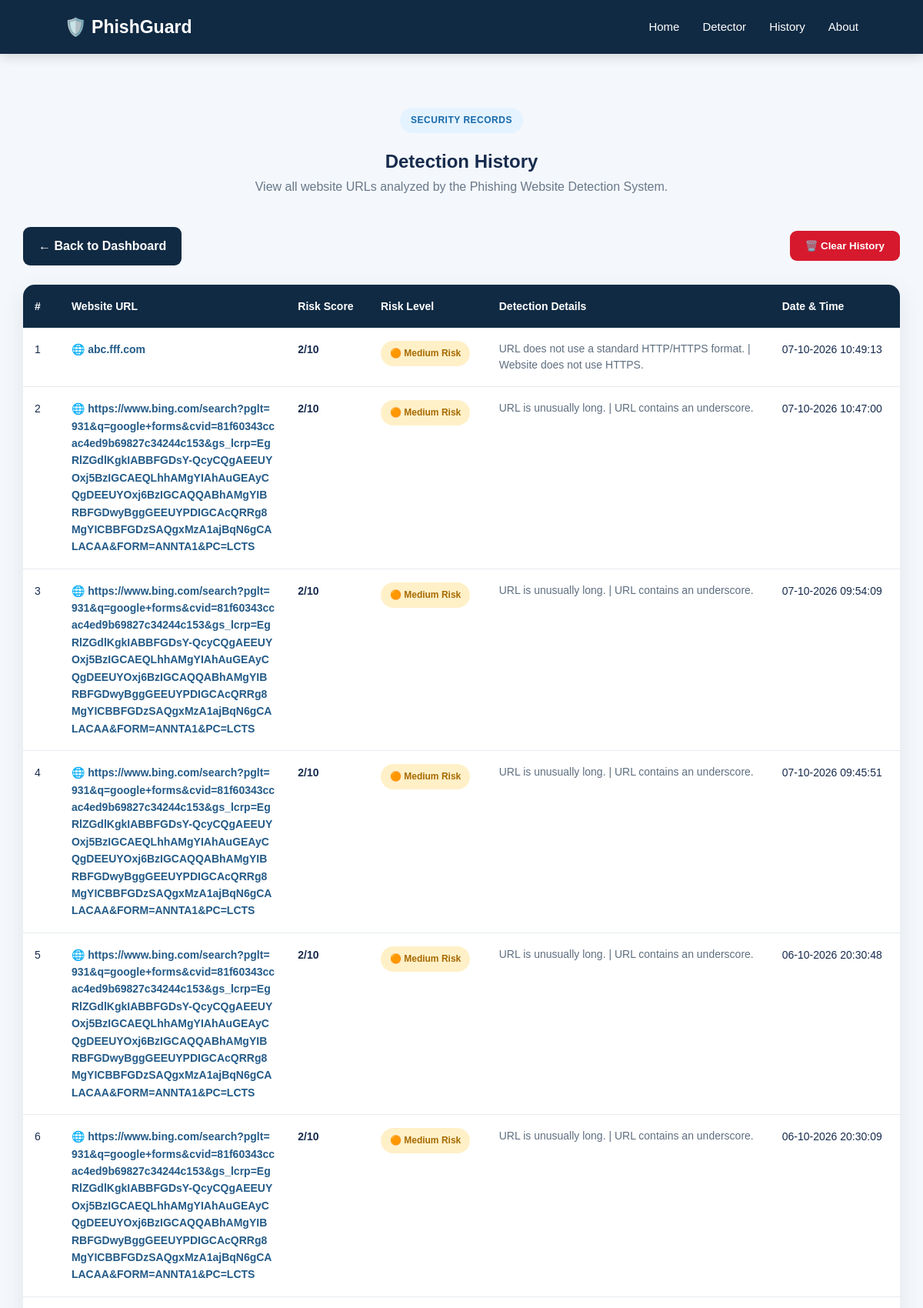
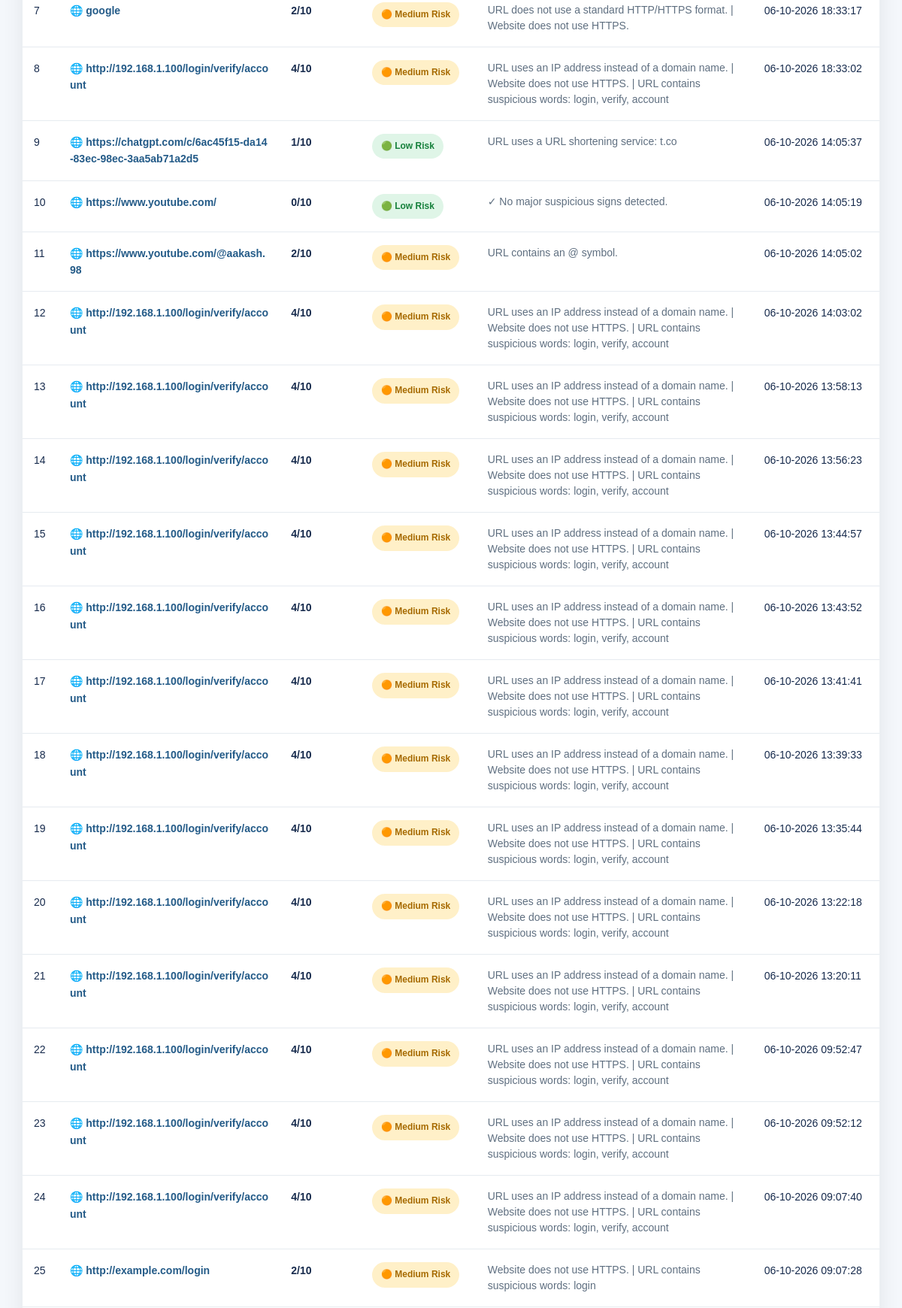
The app's page /history (upper part) with its own data (2 pictures, top to bottom).
### tables this page shows
CREATE TABLE checks (

            id INTEGER PRIMARY KEY AUTOINCREMENT,

            url TEXT NOT NULL,

            score INTEGER NOT NULL,

            risk TEXT NOT NULL,

            status TEXT NOT NULL,

            reasons TEXT,

            checked_at TEXT NOT NULL

        );

### app.py (the view)
@app.route("/history")
def history():
    conn = get_db_connection()
    all_checks = conn.execute("""

        SELECT *
        FROM checks
        ORDER BY id DESC

    """).fetchall()
    conn.close()
    return render_template(
        "history.html",
        checks=all_checks
    )

### app.py (called while the page is built)
def get_db_connection():
    conn = sqlite3.connect(DATABASE)
    conn.row_factory = sqlite3.Row
    return conn

### templates/history.html (shortened to what this page needs)
<!DOCTYPE html>
<html lang="en">
<head>
    <link rel="stylesheet"
          href="{{ url_for('static', filename='css/style.css') }}">
</head>
<body>
<nav class="navbar">
    <div class="logo">
        🛡️ PhishGuard
    </div>
    <div class="nav-links">
        <a href="/">
            Home
        </a>
        <a href="/#detector">
            Detector
        </a>
        <a href="/history">
            History
        </a>
        <a href="/#about">
            About
        </a>
    </div>
</nav>
<section class="history-page">
    <div class="section-heading">
        <span class="section-label">
            SECURITY RECORDS
        </span>
        <h1>
            Detection History
        </h1>
        <p>
            View all website URLs analyzed by the
            Phishing Website Detection System.
        </p>
    </div>
    <div class="history-actions">
        <a href="/"
           class="back-button">
            ← Back to Dashboard
        </a>
        {% if checks %}
        <form action="/clear-history"
              method="POST"
              onsubmit="return confirm('Are you sure you want to delete all detection history?');">
            <button type="submit"
                    class="clear-button">
                🗑️ Clear History
            </button>
        </form>
        {% endif %}
    </div>
    {% if checks %}
    <div class="history-table-container">
        <table class="history-table">
            <thead>
                <tr>
                    <th>
                        #
                    </th>
                    <th>
                        Website URL
                    </th>
                    <th>
                        Risk Score
                    </th>
                    <th>
                        Risk Level
                    </th>
                    <th>
                        Detection Details
                    </th>
                    <th>
                        Date & Time
                    </th>
                </tr>
            </thead>
            <tbody>
                {% for check in checks %}
                <tr>
                    <td>
                        {{ loop.index }}
                    </td>
                    <td class="history-url">
                        🌐
                        {{ check["url"] }}
                    </td>
                    <td>
                        <strong>
                            {{ check["score"] }}/10
                        </strong>
                    </td>
                    <td>
                        {% if check["risk"] == "High" %}
                        <span class="history-risk high-risk">
                            🔴 High Risk
                        </span>
                        {% elif check["risk"] == "Medium" %}
                        <span class="history-risk medium-risk">
                            🟠 Medium Risk
                        </span>
                        {% else %}
                        <span class="history-risk low-risk">
                            🟢 Low Risk
                        </span>
                        {% endif %}
                    </td>
                    <td class="history-reasons">
                        {% if check["reasons"] %}
                            {{ check["reasons"] }}
                        {% else %}
                            ✓ No major suspicious signs detected.
                        {% endif %}
                    </td>
                    <td>
                        {{ check["checked_at"] }}
                    </td>
                </tr>
                {% endfor %}
            </tbody>
        </table>
    </div>
    {% endif %}
</section>
</body>
</html>

### static/css/style.css (style rules this page uses)
* { box-sizing: border-box; margin: 0; padding: 0; }
html { scroll-behavior: smooth; }
body { font-family: Arial, sans-serif; background: #f4f7fb; color: #172b4d; line-height: 1.6; }
.navbar { position: sticky; top: 0; z-index: 1000; height: 70px; background: #102a43; color: white; display: flex; align-items: center; justify-content: space-between; padding: 0 7%; box-shadow: 0 3px 15px rgba(0,0,0,0.15); }
.logo { font-size: 23px; font-weight: bold; }
.nav-links { display: flex; gap: 30px; }
.nav-links a { color: white; text-decoration: none; font-size: 15px; }
.badge, .section-label { display: inline-block; background: #e4f3ff; color: #1769aa; padding: 7px 14px; border-radius: 20px; font-size: 12px; font-weight: bold; letter-spacing: 0.5px; margin-bottom: 18px; }
section { scroll-margin-top: 85px; }
.section-heading { text-align: center; max-width: 750px; margin: 0 auto 40px; }
.section-heading p { color: #68788a; }
.medium-risk { background: #fff0c8; color: #a66a00; }
.low-risk { background: #dff5e7; color: #16803c; }
.history-page { max-width: 1400px; margin: auto; padding: 70px 30px; min-height: 75vh; }
.history-actions { display: flex; justify-content: space-between; align-items: center; margin-bottom: 25px; }
.back-button { display: inline-block; background: #102a43; color: white; padding: 12px 20px; border-radius: 9px; text-decoration: none; font-weight: bold; }
.clear-button { background: #d7192d; color: white; border: none; padding: 12px 20px; border-radius: 9px; font-weight: bold; cursor: pointer; }
.history-table-container { background: white; border-radius: 15px; overflow-x: auto; box-shadow: 0 8px 30px rgba(0,0,0,0.08); }
.history-table { width: 100%; border-collapse: collapse; min-width: 1050px; }
.history-table th { background: #102a43; color: white; text-align: left; padding: 17px 15px; font-size: 14px; }
.history-table td { padding: 17px 15px; border-bottom: 1px solid #e6ebf0; vertical-align: top; font-size: 14px; }
.history-url { max-width: 280px; word-break: break-all; font-weight: bold; color: #245b88; }
.history-reasons { max-width: 350px; color: #5f6f80; line-height: 1.5; }
.history-risk { display: inline-block; padding: 7px 12px; border-radius: 20px; font-size: 12px; font-weight: bold; white-space: nowrap; }

### records on screen
checks: url "abc.fff.com", score "2", risk "🟠 Medium Risk", reasons "URL does not use a standard HTTP/HTTPS format. | Website does not use HTTPS.", checked_at "07-10-2026 10:49:13"
checks: url "https://www.bing.com/search?pglt=931&q=google+forms&cvid=81f60343ccac4ed9b69827c34244c153&gs_lcrp=EgRlZGdlKgkIABBFGDsY-QcyCQgAEEUYOxj5BzIGCAEQLhhAMgYIAhAuGEAyCQgDEEUYOxj6BzIGCAQQABhAMgYIBRBFGDwyBggGEEUYPDIGCAcQRRg8MgYICBBFGDzSAQgxMzA1ajBqN6gCALACAA&FORM=ANNTA1&PC=LCTS", score "2", risk "🟠 Medium Risk", reasons "URL is unusually long. | URL contains an underscore.", checked_at "07-10-2026 10:47:00"
checks: url "https://www.bing.com/search?pglt=931&q=google+forms&cvid=81f60343ccac4ed9b69827c34244c153&gs_lcrp=EgRlZGdlKgkIABBFGDsY-QcyCQgAEEUYOxj5BzIGCAEQLhhAMgYIAhAuGEAyCQgDEEUYOxj6BzIGCAQQABhAMgYIBRBFGDwyBggGEEUYPDIGCAcQRRg8MgYICBBFGDzSAQgxMzA1ajBqN6gCALACAA&FORM=ANNTA1&PC=LCTS", score "2", risk "🟠 Medium Risk", reasons "URL is unusually long. | URL contains an underscore.", checked_at "07-10-2026 09:54:09"
checks: url "https://www.bing.com/search?pglt=931&q=google+forms&cvid=81f60343ccac4ed9b69827c34244c153&gs_lcrp=EgRlZGdlKgkIABBFGDsY-QcyCQgAEEUYOxj5BzIGCAEQLhhAMgYIAhAuGEAyCQgDEEUYOxj6BzIGCAQQABhAMgYIBRBFGDwyBggGEEUYPDIGCAcQRRg8MgYICBBFGDzSAQgxMzA1ajBqN6gCALACAA&FORM=ANNTA1&PC=LCTS", score "2", risk "🟠 Medium Risk", reasons "URL is unusually long. | URL contains an underscore.", checked_at "07-10-2026 09:45:51"
checks: url "https://www.bing.com/search?pglt=931&q=google+forms&cvid=81f60343ccac4ed9b69827c34244c153&gs_lcrp=EgRlZGdlKgkIABBFGDsY-QcyCQgAEEUYOxj5BzIGCAEQLhhAMgYIAhAuGEAyCQgDEEUYOxj6BzIGCAQQABhAMgYIBRBFGDwyBggGEEUYPDIGCAcQRRg8MgYICBBFGDzSAQgxMzA1ajBqN6gCALACAA&FORM=ANNTA1&PC=LCTS", score "2", risk "🟠 Medium Risk", reasons "URL is unusually long. | URL contains an underscore.", checked_at "06-10-2026 20:30:48"
checks: url "https://www.bing.com/search?pglt=931&q=google+forms&cvid=81f60343ccac4ed9b69827c34244c153&gs_lcrp=EgRlZGdlKgkIABBFGDsY-QcyCQgAEEUYOxj5BzIGCAEQLhhAMgYIAhAuGEAyCQgDEEUYOxj6BzIGCAQQABhAMgYIBRBFGDwyBggGEEUYPDIGCAcQRRg8MgYICBBFGDzSAQgxMzA1ajBqN6gCALACAA&FORM=ANNTA1&PC=LCTS", score "2", risk "🟠 Medium Risk", reasons "URL is unusually long. | URL contains an underscore.", checked_at "06-10-2026 20:30:09"
checks: url "google", score "2", risk "🟠 Medium Risk", reasons "URL does not use a standard HTTP/HTTPS format. | Website does not use HTTPS.", checked_at "06-10-2026 18:33:17"
checks: url "http://192.168.1.100/login/verify/account", score "4", risk "🟠 Medium Risk", reasons "URL uses an IP address instead of a domain name. | Website does not use HTTPS. | URL contains suspicious words: login, verify, account", checked_at "06-10-2026 18:33:02"
checks: url "https://chatgpt.com/c/6ac45f15-da14-83ec-98ec-3aa5ab71a2d5", score "1", risk "🟢 Low Risk", reasons "URL uses a URL shortening service: t.co", checked_at "06-10-2026 14:05:37"
checks: url "https://www.youtube.com/", score "0", risk "🟢 Low Risk", reasons "✓ No major suspicious signs detected.", checked_at "06-10-2026 14:05:19"
checks: url "https://www.youtube.com/@aakash.98", score "2", risk "🟠 Medium Risk", reasons "URL contains an @ symbol.", checked_at "06-10-2026 14:05:02"
checks: url "http://192.168.1.100/login/verify/account", score "4", risk "🟠 Medium Risk", reasons "URL uses an IP address instead of a domain name. | Website does not use HTTPS. | URL contains suspicious words: login, verify, account", checked_at "06-10-2026 14:03:02"
checks: url "http://192.168.1.100/login/verify/account", score "4", risk "🟠 Medium Risk", reasons "URL uses an IP address instead of a domain name. | Website does not use HTTPS. | URL contains suspicious words: login, verify, account", checked_at "06-10-2026 13:58:13"
checks: url "http://192.168.1.100/login/verify/account", score "4", risk "🟠 Medium Risk", reasons "URL uses an IP address instead of a domain name. | Website does not use HTTPS. | URL contains suspicious words: login, verify, account", checked_at "06-10-2026 13:56:23"
checks: url "http://192.168.1.100/login/verify/account", score "4", risk "🟠 Medium Risk", reasons "URL uses an IP address instead of a domain name. | Website does not use HTTPS. | URL contains suspicious words: login, verify, account", checked_at "06-10-2026 13:44:57"
checks: url "http://192.168.1.100/login/verify/account", score "4", risk "🟠 Medium Risk", reasons "URL uses an IP address instead of a domain name. | Website does not use HTTPS. | URL contains suspicious words: login, verify, account", checked_at "06-10-2026 13:43:52"
checks: url "http://192.168.1.100/login/verify/account", score "4", risk "🟠 Medium Risk", reasons "URL uses an IP address instead of a domain name. | Website does not use HTTPS. | URL contains suspicious words: login, verify, account", checked_at "06-10-2026 13:41:41"
checks: url "http://192.168.1.100/login/verify/account", score "4", risk "🟠 Medium Risk", reasons "URL uses an IP address instead of a domain name. | Website does not use HTTPS. | URL contains suspicious words: login, verify, account", checked_at "06-10-2026 13:39:33"
checks: url "http://192.168.1.100/login/verify/account", score "4", risk "🟠 Medium Risk", reasons "URL uses an IP address instead of a domain name. | Website does not use HTTPS. | URL contains suspicious words: login, verify, account", checked_at "06-10-2026 13:35:44"
checks: url "http://192.168.1.100/login/verify/account", score "4", risk "🟠 Medium Risk", reasons "URL uses an IP address instead of a domain name. | Website does not use HTTPS. | URL contains suspicious words: login, verify, account", checked_at "06-10-2026 13:22:18"
checks: url "http://192.168.1.100/login/verify/account", score "4", risk "🟠 Medium Risk", reasons "URL uses an IP address instead of a domain name. | Website does not use HTTPS. | URL contains suspicious words: login, verify, account", checked_at "06-10-2026 13:20:11"
checks: url "http://192.168.1.100/login/verify/account", score "4", risk "🟠 Medium Risk", reasons "URL uses an IP address instead of a domain name. | Website does not use HTTPS. | URL contains suspicious words: login, verify, account", checked_at "06-10-2026 09:52:47"
checks: url "http://192.168.1.100/login/verify/account", score "4", risk "🟠 Medium Risk", reasons "URL uses an IP address instead of a domain name. | Website does not use HTTPS. | URL contains suspicious words: login, verify, account", checked_at "06-10-2026 09:52:12"
checks: url "http://192.168.1.100/login/verify/account", score "4", risk "🟠 Medium Risk", reasons "URL uses an IP address instead of a domain name. | Website does not use HTTPS. | URL contains suspicious words: login, verify, account", checked_at "06-10-2026 09:07:40"
checks: url "http://example.com/login", score "2", risk "🟠 Medium Risk", reasons "Website does not use HTTPS. | URL contains suspicious words: login", checked_at "06-10-2026 09:07:28"
